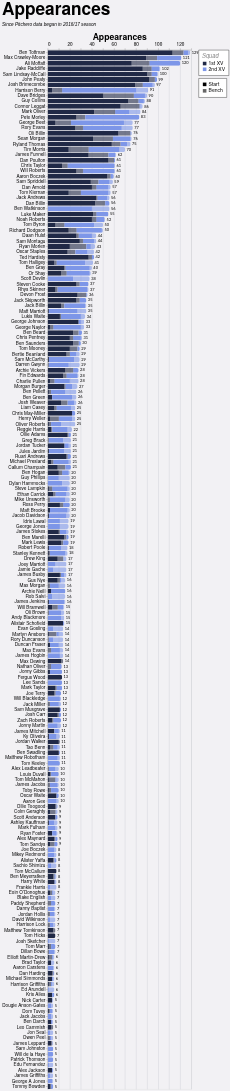

This figure's Vega-Lite source:
### Vega-Lite specification from a JSON file in a GitHub repository (floating-point values rounded to 4 significant figures; data arrays with more than 128 entries replaced by an {"elided": "..."} marker saying what was removed)
{"config": {"axis": {"labelFont": "PT Sans Narrow, Helvetica Neue, Helvetica, Arial, sans-serif", "titleFont": "PT Sans Narrow, Helvetica Neue, Helvetica, Arial, sans-serif", "labelFontSize": 13, "titleFontSize": 24, "gridColor": "#202947", "gridOpacity": 0.2, "zindex": 1}, "text": {"font": "Lato, sans-serif"}, "bar": {"cornerRadiusEnd": 5}, "header": {"labelFont": "PT Sans Narrow, Helvetica Neue, Helvetica, Arial, sans-serif", "titleFont": "PT Sans Narrow, Helvetica Neue, Helvetica, Arial, sans-serif", "labelFontSize": 24, "titleFontSize": 28, "labelFontWeight": "bold", "orient": "left"}, "legend": {"labelFont": "PT Sans Narrow, Helvetica Neue, Helvetica, Arial, sans-serif", "titleFont": "PT Sans Narrow, Helvetica Neue, Helvetica, Arial, sans-serif", "labelFontSize": 14, "titleFontSize": 16, "titlePadding": 5, "fillColor": "white", "strokeColor": "black", "padding": 10, "titleFontWeight": "lighter", "titleFontStyle": "italic", "titleColor": "gray", "offset": 10}, "title": {"font": "PT Sans Narrow, Helvetica Neue, Helvetica, Arial, sans-serif", "fontSize": 48, "fontWeight": "bold", "anchor": "start", "align": "center", "titlePadding": 20, "subtitlePadding": 10, "subtitleFontSize": 13, "subtitleColor": "", "subtitleFontStyle": "italic", "offset": 15, "color": "black"}, "axisX": {"labelAngle": 0}, "facet": {"title": null, "header": null, "align": {"row": "each", "column": "each"}}, "resolve": {"scale": {"y": "independent", "facet": "independent"}}, "background": "#f2f1f4", "scale": {"offsetBandPaddingOuter": 0.2, "offsetBandPaddingInner": 0.1}}, "layer": [{"mark": {"type": "bar"}, "encoding": {"color": {"field": "squad", "legend": {"direction": "vertical", "labelExpr": "datum.value + ' XV'", "offset": 20, "orient": "right", "title": "Squad"}, "scale": {"domain": ["1st", "2nd"], "range": ["#202946", "#7d96e8"]}, "sort": ["1st", "2nd"], "type": "nominal"}, "opacity": {"field": "start", "legend": {"direction": "vertical", "offset": 20, "orient": "right", "title": null}, "scale": {"domain": ["Start", "Bench"], "range": [1.0, 0.6]}, "sort": ["Start", "Bench"], "type": "nominal"}, "order": {"field": "stack_order", "sort": "ascending", "type": "quantitative"}, "tooltip": [{"field": "player", "title": "Player", "type": "nominal"}, {"field": "squad", "title": "Squad", "type": "nominal"}, {"field": "start", "title": "Selection", "type": "nominal"}, {"aggregate": "sum", "field": "games", "title": "Games", "type": "quantitative"}, {"aggregate": "max", "field": "player_total", "title": "Total", "type": "quantitative"}], "x": {"aggregate": "sum", "axis": {"orient": "top", "title": "Appearances"}, "field": "games", "type": "quantitative"}, "y": {"field": "player", "sort": {"field": "player_total", "op": "max", "order": "descending"}, "title": null, "type": "nominal"}}}, {"mark": {"type": "text", "align": "left", "baseline": "middle", "color": "black", "dx": 4, "fontSize": 11}, "encoding": {"text": {"field": "total_games", "format": ".0f", "type": "quantitative"}, "x": {"axis": {"orient": "top", "title": "Appearances"}, "field": "total_games", "type": "quantitative"}, "y": {"field": "player", "sort": {"field": "player_total", "op": "max", "order": "descending"}, "title": null, "type": "nominal"}}, "transform": [{"aggregate": [{"op": "sum", "field": "games", "as": "total_games"}, {"op": "max", "field": "player_total", "as": "player_total"}], "groupby": ["player"]}]}], "data": {"name": "data-5eb17ff7f2276119a381a23218eaa1fe"}, "height": {"step": 15}, "params": [{"name": "seasonParam", "value": []}, {"name": "gameTypesParam", "value": []}, {"name": "squadParam", "value": "All"}, {"name": "positionsParam", "value": []}, {"name": "minAppsParam", "value": 5}], "title": {"text": "Appearances", "subtitle": "Since Pitchero data began in 2016/17 season"}, "transform": [{"filter": "length(seasonParam) === 0 || indexof(seasonParam, datum.season) >= 0"}, {"filter": "length(gameTypesParam) === 0 || indexof(gameTypesParam, datum.game_type) >= 0"}, {"filter": "squadParam === \"All\" || datum.squad === squadParam"}, {"filter": "length(positionsParam) === 0 || indexof(positionsParam, datum.position) >= 0"}, {"joinaggregate": [{"op": "sum", "field": "games", "as": "player_total"}], "groupby": ["player"]}, {"filter": "datum.player_total >= minAppsParam"}], "width": 400, "$schema": "https://vega.github.io/schema/vega-lite/v5.20.1.json", "datasets": {"data-5eb17ff7f2276119a381a23218eaa1fe": {"elided": "2371 records"}}}
